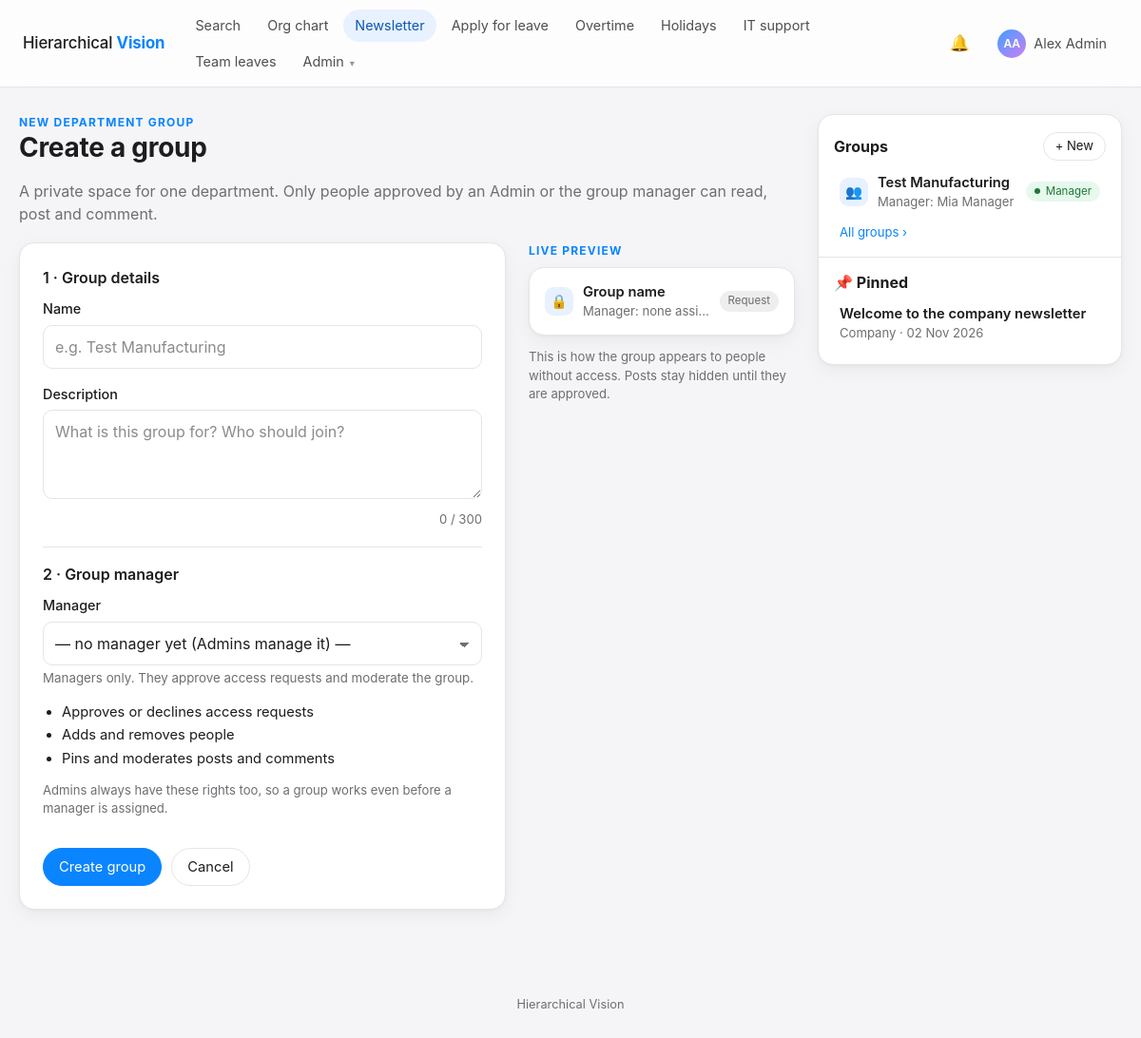
/newsletter/groups/new/ (signed in), run on an earlier commit of the app's database.
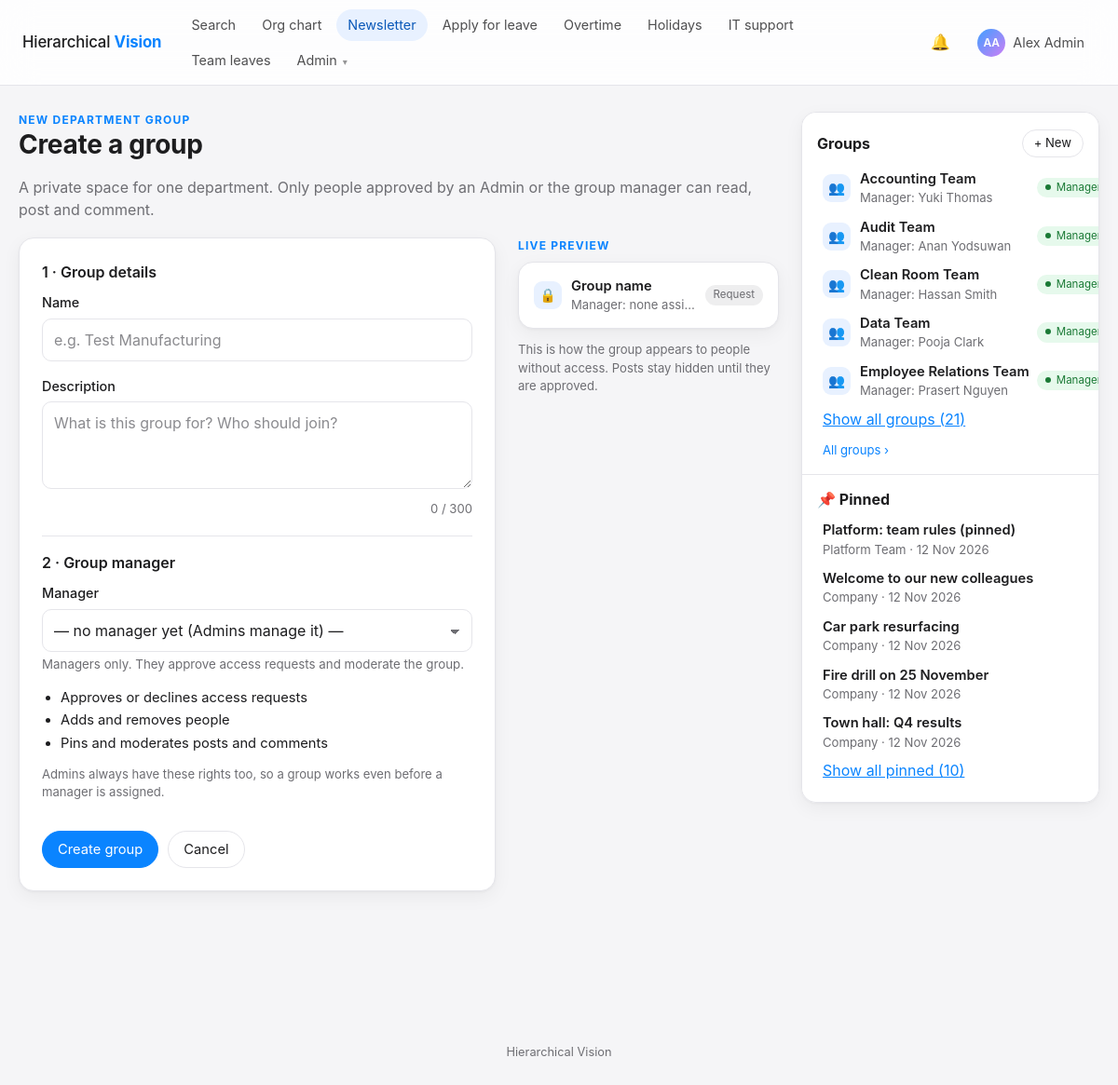
And on a later commit of the database.
### newsletter/models.py (models this page shows, shortened)
class NewsGroup(models.Model):
    name = models.CharField(max_length=80)
    description = models.CharField(max_length=300, blank=True)
    manager = models.ForeignKey(
        settings.AUTH_USER_MODEL, null=True, blank=True, on_delete=models.SET_NULL, related_name="managed_news_groups",
        help_text="Approves access requests and moderates the group. Admins can always do both.",
    )
    created_by = models.ForeignKey(settings.AUTH_USER_MODEL, null=True, blank=True, on_delete=models.SET_NULL, related_name="+")
    created_at = models.DateTimeField(auto_now_add=True)
    class Meta:
        ordering = ["name"]
        constraints = [models.UniqueConstraint(Lower("name"), name="newsgroup_name_ci_unique")]
    def get_absolute_url(self):
        return reverse("newsletter:group_detail", args=[self.pk])

class Post(models.Model):
    title = models.CharField(max_length=120)
    body = models.TextField(max_length=5000)
    author = models.ForeignKey(
        settings.AUTH_USER_MODEL, null=True, blank=True, on_delete=models.SET_NULL, related_name="newsletter_posts"
    )
    group = models.ForeignKey(NewsGroup, null=True, blank=True, on_delete=models.CASCADE, related_name="posts")
    is_pinned = models.BooleanField(default=False, help_text="Pinned posts stay at the top and appear in the Pinned sidebar.")
    created_at = models.DateTimeField(auto_now_add=True, db_index=True)
    updated_at = models.DateTimeField(auto_now=True)
    objects = PostQuerySet.as_manager()
    class Meta:
        ordering = ["-is_pinned", "-created_at"]
        indexes = [models.Index(fields=["group", "-created_at"], name="news_post_group_idx")]
    def get_absolute_url(self):
        return reverse("newsletter:detail", args=[self.pk])

### accounts/models.py (models this page shows, shortened)
class User(AbstractBaseUser, PermissionsMixin):
    employee_id = models.CharField(
        max_length=30, unique=True, validators=[employee_id_validator], help_text="e.g. EMP-105. Used to sign in."
    )
    email = models.EmailField("email address", unique=True)
    full_name = models.CharField(max_length=150)
    position = models.CharField(max_length=120, blank=True)
    role = models.CharField(max_length=10, choices=Role.choices, default=Role.EMPLOYEE, db_index=True)
    manager = models.ForeignKey(
        "self",
        null=True,
        blank=True,
        on_delete=models.SET_NULL,
        related_name="direct_reports",
        verbose_name="Peer / Reporting manager",
    )
    contact_info = models.CharField("contact information", max_length=255, blank=True)
    description = models.TextField(blank=True)
    profile_picture = models.ImageField(
        upload_to=profile_picture_path, blank=True, null=True, validators=[FileExtensionValidator(IMAGE_EXTENSIONS), validate_image_size, validate_image_dimensions, validate_image_content]
    )
    background_image = models.ImageField(
        upload_to=background_image_path, blank=True, null=True, validators=[FileExtensionValidator(IMAGE_EXTENSIONS), validate_image_size, validate_image_dimensions, validate_image_content]
    )
    newsletter_publisher = models.BooleanField(
        "may publish to the newsletter", default=False,
        help_text="Lets this employee/manager post in the company newsletter (Admins can always post).",
    )
    leave_dashboard = models.CharField(
        "leave & OT dashboard access", max_length=5, choices=DashboardAccess.choices, default=DashboardAccess.NONE,
        blank=True, help_text="Managers only: lets this manager open the daily leave & OT dashboard (set by Admins).",
    )
    is_active = models.BooleanField(default=True)
    is_staff = models.BooleanField(default=False, editable=False)
    date_joined = models.DateTimeField(auto_now_add=True)
    objects = UserManager()
    USERNAME_FIELD = "employee_id"
    EMAIL_FIELD = "email"
    REQUIRED_FIELDS = ["email", "full_name"]
    class Meta:
        ordering = ["full_name"]
    @property
    def initials(self):
        parts = [p for p in self.full_name.split() if p]
        if not parts:
            return self.employee_id[:2].upper()
        return (parts[0][0] + (parts[-1][0] if len(parts) > 1 else "")).upper()
    @property
    def is_admin(self):
        return self.role == Role.ADMIN
    @property
    def can_approve_leaves(self):
        return self.role in (Role.ADMIN, Role.MANAGER)
    @property
    def can_view_leave_dashboard(self):
        return self.is_admin or (self.is_manager_role and self.leave_dashboard in (DashboardAccess.TEAM, DashboardAccess.ALL))

### newsletter/views.py (the view, shortened to what this page needs)
# urls.py: path("groups/new/", views.group_create, name="group_create"),
@login_required
def group_create(request):
    if not request.user.is_admin:
        raise PermissionDenied
    form = GroupForm(request.POST or None)
    return render(request, "newsletter/group_form.html", {"form": form, "group": None})

### newsletter/forms.py (shortened to what this page needs)
class GroupForm(forms.ModelForm):
    class Meta:
        model = NewsGroup
        fields = ["name", "description", "manager"]
        widgets = {"name": forms.TextInput(attrs={"placeholder": "e.g. Test Manufacturing"}),
                   "description": forms.Textarea(attrs={"rows": 3, "maxlength": 300, "placeholder": "What is this group for? Who should join?"})}
    def __init__(self, *args, **kwargs):
        super().__init__(*args, **kwargs)
        self.fields["manager"].queryset = User.objects.filter(is_active=True, role=Role.MANAGER).order_by("full_name")
        self.fields["manager"].required = False
        self.fields["manager"].empty_label = "— no manager yet (Admins manage it) —"
        self.fields["manager"].label_from_instance = lambda u: f"{u.full_name} ({u.employee_id})"
        self.fields["manager"].help_text = "Managers only. They approve access requests and moderate the group."

### notifications/context_processors.py (called while the page is built)
def unread_notifications(request):
    user = getattr(request, "user", None)
    if user is not None and user.is_authenticated:
        return {"unread_count": Notification.objects.filter(recipient=user, is_read=False).count()}
    return {}

### templates/newsletter/group_form.html (shortened to what this page needs)
{% extends "newsletter/layout.html" %}
{% block news_content %}
<header class="pe-head">
  <p class="eyebrow">{% if group %}EDIT GROUP{% else %}NEW DEPARTMENT GROUP{% endif %}</p>
  <h1>{% if group %}{{ group.name }}{% else %}Create a group{% endif %}</h1>
  <p class="muted">A private space for one department. Only people approved by an Admin or the group manager can read, post and comment.</p>
</header>
<div class="gf-grid">
  <form method="post" class="card gf-form" id="group-form">{% csrf_token %}
    <fieldset class="pe-section">
      <legend>1 &middot; Group details</legend>
      {% include "partials/_field.html" with field=form.name %}
      {% include "partials/_field.html" with field=form.description %}
      <p class="muted small char-count"><span id="gf-desc-count">0</span> / 300</p>
    </fieldset>
    <fieldset class="pe-section">
      <legend>2 &middot; Group manager</legend>
      {% include "partials/_field.html" with field=form.manager %}
      <ul class="gf-help">
        <li>Approves or declines access requests</li>
        <li>Adds and removes people</li>
        <li>Pins and moderates posts and comments</li>
      </ul>
      <p class="muted small">Admins always have these rights too, so a group works even before a manager is assigned.</p>
    </fieldset>
    <div class="row-gap">
      <button class="btn btn-primary" type="submit">{% if group %}Save changes{% else %}Create group{% endif %}</button>
      <a class="btn" href="{% if group %}{{ group.get_absolute_url }}{% else %}{% url 'newsletter:group_list' %}{% endif %}">Cancel</a>
    </div>
  </form>
  <aside class="gf-side" aria-labelledby="gp-title">
    <p class="eyebrow" id="gp-title">LIVE PREVIEW</p>
    <article class="card gp-card">
      <div class="side-link">
        <span class="side-icon" aria-hidden="true">&#128274;</span>
        <span class="side-text"><strong id="gp-name">{{ group.name|default:"Group name" }}</strong>
          <span class="muted small">Manager: <span id="gp-manager">{{ group.manager.full_name|default:"none assigned" }}</span></span></span>
        <span class="pill">Request</span>
      </div>
    </article>
    <p class="muted small">This is how the group appears to people without access. Posts stay hidden until they are approved.</p>
  </aside>
</div>
{% endblock %}

### templates/newsletter/_sidebar.html
<aside class="news-side" aria-label="Newsletter sidebar">
  <section class="side-sec" aria-labelledby="side-groups">
    <div class="row-between side-head">
      <h2 id="side-groups">Groups</h2>
      {% if viewer.is_admin %}<a class="btn btn-sm" href="{% url 'newsletter:group_create' %}" title="Create a department group">+ New</a>{% endif %}
    </div>
    {% if not signed_in %}
      <p class="muted small"><a href="{% url 'accounts:login' %}?next={{ request.path|urlencode }}">Sign in</a> to see department groups.</p>
    {% else %}
      <ul class="side-list" data-collapse="5">
        {% for g in groups %}
        <li{% if forloop.counter > 5 %} class="extra" hidden{% endif %}>
          <a class="side-link" href="{{ g.get_absolute_url }}">
            <span class="side-icon" aria-hidden="true">{% if g.state %}&#128101;{% else %}&#128274;{% endif %}</span>
            <span class="side-text"><strong>{{ g.name }}</strong>{% if g.manager %}<span class="muted small">Manager: {{ g.manager.full_name }}</span>{% endif %}</span>
          </a>
          {% if g.state == "manager" %}<span class="pill pill-approved">Manager</span>
          {% elif g.state == "member" %}<span class="pill pill-approved">Member</span>
          {% elif g.state == "pending" %}<span class="pill pill-pending">Pending</span>
          {% else %}<span class="pill">Request</span>{% endif %}
        </li>
        {% empty %}<li class="side-empty muted small">No groups yet.{% if viewer.is_admin %} Create the first department group.{% endif %}</li>{% endfor %}
      </ul>
      {% if groups|length > 5 %}<button type="button" class="side-toggle small" data-toggle-list data-more="Show all groups ({{ groups|length }})" data-less="Show less" aria-expanded="false">Show all groups ({{ groups|length }})</button>{% endif %}
      <p class="side-foot small"><a href="{% url 'newsletter:group_list' %}">All groups{% if more_groups %} (+{{ more_groups }} more){% endif %} &rsaquo;</a></p>
    {% endif %}
  </section>
  <hr class="side-divider">
  <section class="side-sec" aria-labelledby="side-pinned">
    <div class="side-head"><h2 id="side-pinned">&#128204; Pinned</h2></div>
    <ul class="side-list" data-collapse="5">
      {% for p in pinned %}
      <li{% if forloop.counter > 5 %} class="extra" hidden{% endif %}>
        <a class="side-link" href="{{ p.get_absolute_url }}">
          <span class="side-text"><strong>{{ p.title }}</strong>
            <span class="muted small">{% if p.group %}{{ p.group.name }}{% else %}Company{% endif %} &middot; {{ p.created_at|date:"d M Y" }}</span></span>
        </a>
      </li>
      {% empty %}<li class="side-empty muted small">Nothing is pinned.</li>{% endfor %}
    </ul>
    {% if pinned|length > 5 %}<button type="button" class="side-toggle small" data-toggle-list data-more="Show all pinned ({{ pinned|length }})" data-less="Show less" aria-expanded="false">Show all pinned ({{ pinned|length }})</button>{% endif %}
  </section>
</aside>

What changed in the data, as far as the page shows it:
no longer on this page (row unchanged): NewsGroup: name "Test Manufacturing", manager.full_name "Mia Manager"
no longer on this page (row unchanged): Post: title "Welcome to the company newsletter", shows "Company", created_at "02 Nov 2026"
added NewsGroup: name "Accounting Team", manager.full_name "Yuki Thomas", shows "Manager"
added NewsGroup: name "Audit Team", manager.full_name "Anan Yodsuwan", shows "Manager"
added NewsGroup: name "Clean Room Team", manager.full_name "Hassan Smith", shows "Manager"
added NewsGroup: name "Data Team", manager.full_name "Pooja Clark", shows "Manager"
added NewsGroup: name "Employee Relations Team", manager.full_name "Prasert Nguyen", shows "Manager"
added Post: title "Platform: team rules (pinned)", group.name "Platform Team", created_at "12 Nov 2026"
added Post: title "Welcome to our new colleagues", shows "Company", created_at "12 Nov 2026"
added Post: title "Car park resurfacing", shows "Company", created_at "12 Nov 2026"
added Post: title "Fire drill on 25 November", shows "Company", created_at "12 Nov 2026"
added Post: title "Town hall: Q4 results", shows "Company", created_at "12 Nov 2026"
Also different on the page:
{{ groups|length }}: (not shown) → "21"
{{ pinned|length }}: (not shown) → "10"
text now shown: "Show all groups ( ) Show all pinned ( )"
